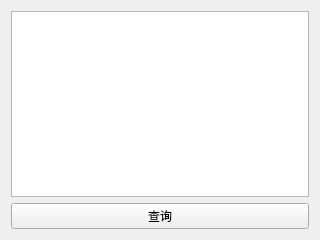
<?xml version="1.0" encoding="UTF-8"?>
<ui version="4.0">
 <class>DoctorInfoWidget</class>
 <widget class="QWidget" name="DoctorInfoWidget">
  <property name="geometry">
   <rect>
    <x>0</x>
    <y>0</y>
    <width>320</width>
    <height>240</height>
   </rect>
  </property>
  <property name="windowTitle">
   <string>Form</string>
  </property>
  <layout class="QGridLayout" name="gridLayout">
   <item row="1" column="0">
    <widget class="QPushButton" name="pushButton">
     <property name="text">
      <string>查询</string>
     </property>
    </widget>
   </item>
   <item row="0" column="0">
    <widget class="QTableWidget" name="tableWidget"/>
   </item>
  </layout>
 </widget>
 <resources/>
 <connections/>
</ui>
